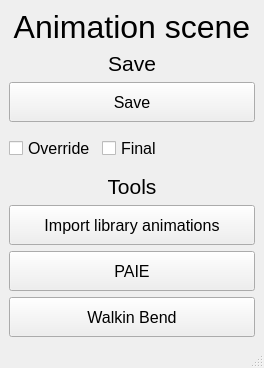
<?xml version="1.0" encoding="UTF-8"?>
<ui version="4.0">
 <class>MainWindow</class>
 <widget class="QMainWindow" name="MainWindow">
  <property name="geometry">
   <rect>
    <x>0</x>
    <y>0</y>
    <width>260</width>
    <height>353</height>
   </rect>
  </property>
  <property name="windowTitle">
   <string>MainWindow</string>
  </property>
  <property name="styleSheet">
   <string notr="true"/>
  </property>
  <widget class="QWidget" name="centralwidget">
   <property name="styleSheet">
    <string notr="true"/>
   </property>
   <layout class="QVBoxLayout" name="verticalLayout_2">
    <item>
     <layout class="QVBoxLayout" name="verticalLayout">
      <item>
       <widget class="QLabel" name="label">
        <property name="font">
         <font>
          <pointsize>24</pointsize>
         </font>
        </property>
        <property name="whatsThis">
         <string/>
        </property>
        <property name="styleSheet">
         <string notr="true"/>
        </property>
        <property name="text">
         <string>Animation scene</string>
        </property>
        <property name="textFormat">
         <enum>Qt::AutoText</enum>
        </property>
        <property name="scaledContents">
         <bool>true</bool>
        </property>
        <property name="alignment">
         <set>Qt::AlignCenter</set>
        </property>
       </widget>
      </item>
      <item>
       <widget class="QLabel" name="label_4">
        <property name="font">
         <font>
          <pointsize>16</pointsize>
         </font>
        </property>
        <property name="whatsThis">
         <string/>
        </property>
        <property name="styleSheet">
         <string notr="true"/>
        </property>
        <property name="text">
         <string>Save</string>
        </property>
        <property name="textFormat">
         <enum>Qt::AutoText</enum>
        </property>
        <property name="scaledContents">
         <bool>true</bool>
        </property>
        <property name="alignment">
         <set>Qt::AlignCenter</set>
        </property>
       </widget>
      </item>
      <item>
       <widget class="QPushButton" name="pushButton">
        <property name="enabled">
         <bool>true</bool>
        </property>
        <property name="sizePolicy">
         <sizepolicy hsizetype="Expanding" vsizetype="Fixed">
          <horstretch>50</horstretch>
          <verstretch>40</verstretch>
         </sizepolicy>
        </property>
        <property name="minimumSize">
         <size>
          <width>40</width>
          <height>40</height>
         </size>
        </property>
        <property name="sizeIncrement">
         <size>
          <width>60</width>
          <height>60</height>
         </size>
        </property>
        <property name="baseSize">
         <size>
          <width>60</width>
          <height>650</height>
         </size>
        </property>
        <property name="font">
         <font>
          <pointsize>12</pointsize>
         </font>
        </property>
        <property name="styleSheet">
         <string notr="true"/>
        </property>
        <property name="text">
         <string>Save</string>
        </property>
       </widget>
      </item>
      <item>
       <layout class="QHBoxLayout" name="horizontalLayout">
        <item>
         <widget class="QCheckBox" name="checkBox_2">
          <property name="sizePolicy">
           <sizepolicy hsizetype="Expanding" vsizetype="Fixed">
            <horstretch>0</horstretch>
            <verstretch>40</verstretch>
           </sizepolicy>
          </property>
          <property name="minimumSize">
           <size>
            <width>40</width>
            <height>40</height>
           </size>
          </property>
          <property name="font">
           <font>
            <pointsize>12</pointsize>
           </font>
          </property>
          <property name="styleSheet">
           <string notr="true"/>
          </property>
          <property name="text">
           <string>Override</string>
          </property>
         </widget>
        </item>
        <item>
         <widget class="QCheckBox" name="checkBox">
          <property name="sizePolicy">
           <sizepolicy hsizetype="Expanding" vsizetype="Fixed">
            <horstretch>0</horstretch>
            <verstretch>40</verstretch>
           </sizepolicy>
          </property>
          <property name="minimumSize">
           <size>
            <width>0</width>
            <height>40</height>
           </size>
          </property>
          <property name="font">
           <font>
            <pointsize>12</pointsize>
           </font>
          </property>
          <property name="styleSheet">
           <string notr="true"/>
          </property>
          <property name="text">
           <string>Final</string>
          </property>
         </widget>
        </item>
        <item>
         <spacer name="horizontalSpacer">
          <property name="styleSheet">
           <string/>
          </property>
          <property name="orientation">
           <enum>Qt::Horizontal</enum>
          </property>
          <property name="sizeHint" stdset="0">
           <size>
            <width>40</width>
            <height>20</height>
           </size>
          </property>
         </spacer>
        </item>
       </layout>
      </item>
      <item>
       <widget class="QLabel" name="label_3">
        <property name="font">
         <font>
          <pointsize>16</pointsize>
         </font>
        </property>
        <property name="whatsThis">
         <string/>
        </property>
        <property name="styleSheet">
         <string notr="true"/>
        </property>
        <property name="text">
         <string>Tools</string>
        </property>
        <property name="textFormat">
         <enum>Qt::AutoText</enum>
        </property>
        <property name="scaledContents">
         <bool>true</bool>
        </property>
        <property name="alignment">
         <set>Qt::AlignCenter</set>
        </property>
       </widget>
      </item>
      <item>
       <widget class="QPushButton" name="pushButton_5">
        <property name="enabled">
         <bool>true</bool>
        </property>
        <property name="sizePolicy">
         <sizepolicy hsizetype="Expanding" vsizetype="Fixed">
          <horstretch>50</horstretch>
          <verstretch>40</verstretch>
         </sizepolicy>
        </property>
        <property name="minimumSize">
         <size>
          <width>40</width>
          <height>40</height>
         </size>
        </property>
        <property name="sizeIncrement">
         <size>
          <width>60</width>
          <height>60</height>
         </size>
        </property>
        <property name="baseSize">
         <size>
          <width>60</width>
          <height>650</height>
         </size>
        </property>
        <property name="font">
         <font>
          <pointsize>12</pointsize>
         </font>
        </property>
        <property name="styleSheet">
         <string notr="true"/>
        </property>
        <property name="text">
         <string>Import library animations</string>
        </property>
       </widget>
      </item>
      <item>
       <widget class="QPushButton" name="pushButton_6">
        <property name="enabled">
         <bool>true</bool>
        </property>
        <property name="sizePolicy">
         <sizepolicy hsizetype="Expanding" vsizetype="Fixed">
          <horstretch>50</horstretch>
          <verstretch>40</verstretch>
         </sizepolicy>
        </property>
        <property name="minimumSize">
         <size>
          <width>40</width>
          <height>40</height>
         </size>
        </property>
        <property name="sizeIncrement">
         <size>
          <width>60</width>
          <height>60</height>
         </size>
        </property>
        <property name="baseSize">
         <size>
          <width>60</width>
          <height>650</height>
         </size>
        </property>
        <property name="font">
         <font>
          <pointsize>12</pointsize>
         </font>
        </property>
        <property name="styleSheet">
         <string notr="true"/>
        </property>
        <property name="text">
         <string>PAIE</string>
        </property>
       </widget>
      </item>
      <item>
       <widget class="QPushButton" name="pushButton_7">
        <property name="enabled">
         <bool>true</bool>
        </property>
        <property name="sizePolicy">
         <sizepolicy hsizetype="Expanding" vsizetype="Fixed">
          <horstretch>50</horstretch>
          <verstretch>40</verstretch>
         </sizepolicy>
        </property>
        <property name="minimumSize">
         <size>
          <width>40</width>
          <height>40</height>
         </size>
        </property>
        <property name="sizeIncrement">
         <size>
          <width>60</width>
          <height>60</height>
         </size>
        </property>
        <property name="baseSize">
         <size>
          <width>60</width>
          <height>650</height>
         </size>
        </property>
        <property name="font">
         <font>
          <pointsize>12</pointsize>
         </font>
        </property>
        <property name="styleSheet">
         <string notr="true"/>
        </property>
        <property name="text">
         <string>Walkin Bend</string>
        </property>
       </widget>
      </item>
      <item>
       <spacer name="verticalSpacer">
        <property name="styleSheet">
         <string/>
        </property>
        <property name="orientation">
         <enum>Qt::Vertical</enum>
        </property>
        <property name="sizeHint" stdset="0">
         <size>
          <width>246</width>
          <height>61</height>
         </size>
        </property>
       </spacer>
      </item>
     </layout>
    </item>
   </layout>
  </widget>
  <widget class="QMenuBar" name="menubar">
   <property name="geometry">
    <rect>
     <x>0</x>
     <y>0</y>
     <width>260</width>
     <height>18</height>
    </rect>
   </property>
  </widget>
  <widget class="QStatusBar" name="statusbar"/>
 </widget>
 <resources/>
 <connections/>
</ui>
